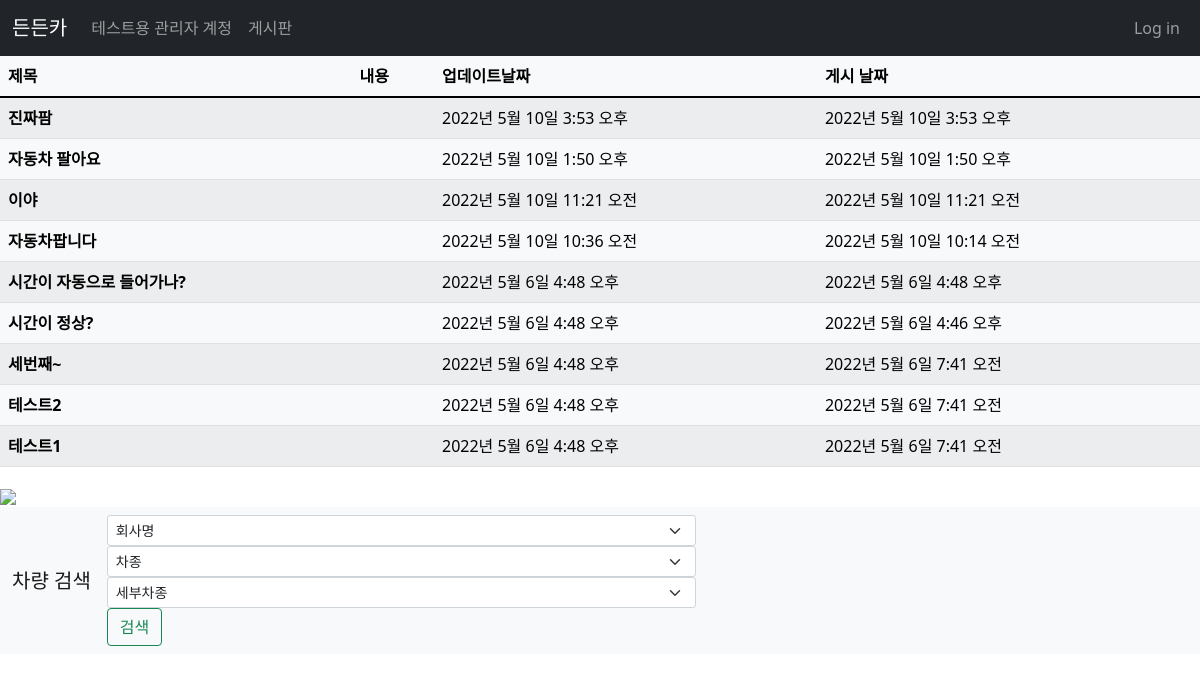
The app's page /, older data.
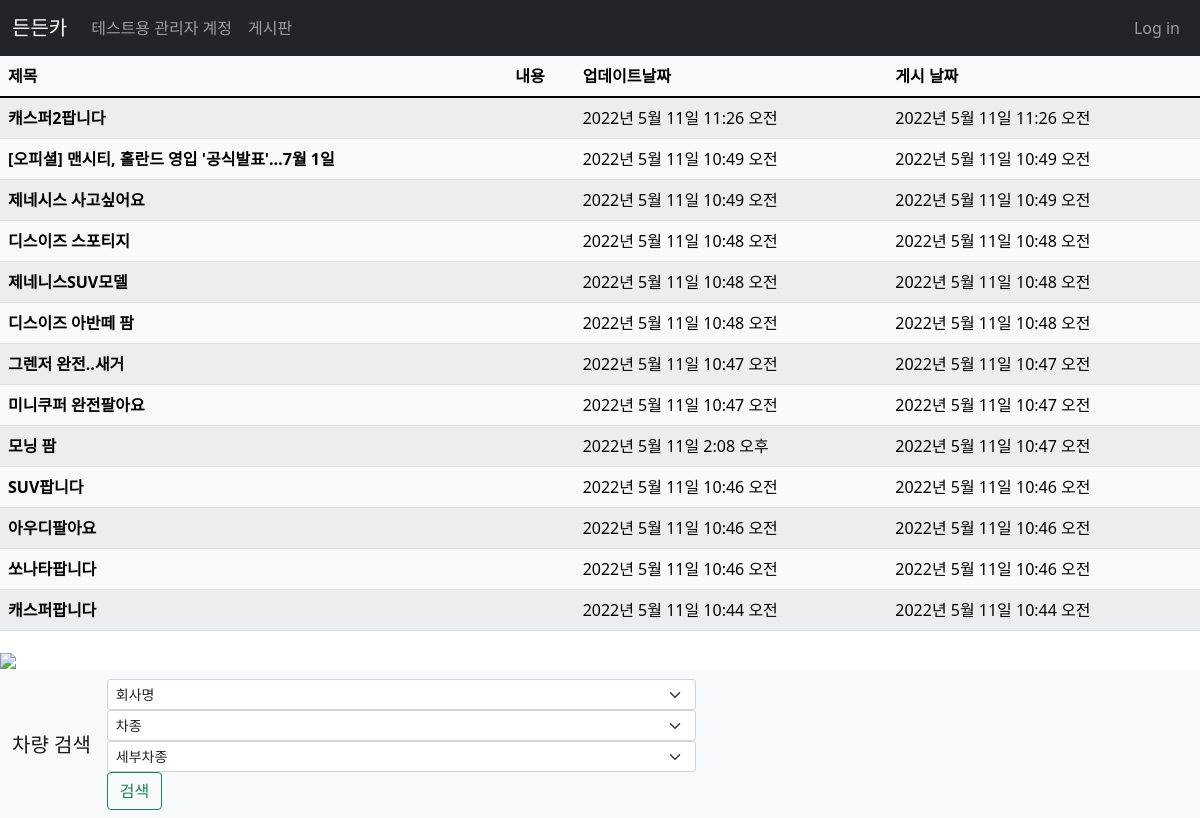
The same page, newer data.
### blog/models.py (models this page shows, shortened)
class Post(models.Model):
    title = models.CharField(max_length=30)
    가격=models.CharField(max_length=100,blank=True)
    content = models.TextField()
    head_image=models.ImageField(upload_to='blog/images/%Y/%m/%d/',blank=True)
    created_at = models.DateTimeField(auto_now_add=True)
    updated_at = models.DateTimeField(auto_now=True)
    author = models.ForeignKey(User,null=True, on_delete=models.SET_NULL)
    category=models.ForeignKey(Category,null=True,blank=True, on_delete=models.SET_NULL)

### main/views.py (the view)
# urls.py: path('', views.main, name="main"),
def main(request):
    posts = Post.objects.all().order_by('-pk')
    maker = ['현대', '기아']
    h = ['그랜저', '소나타', '투싼']
    g = ['k5', 'k7', 'ev6']
    return render(request,"main/main.html",
                  {
                      'posts':posts,
                      'maker':maker,
                      'h': h,
                      'g':g
                  })

### main/templates/main/main.html (shortened to what this page needs)
<!DOCTYPE html>
{% load static %}
<html lang="ko">
<head>
    <link href="https://cdn.jsdelivr.net/npm/bootstrap@5.1.3/dist/css/bootstrap.min.css" rel="stylesheet">
  </head>
<body>
    {% load socialaccount %}
    <nav class="navbar navbar-expand-lg navbar-dark bg-dark">
        <div class="container-fluid">
          <a class="navbar-brand" href="http://127.0.0.1:8000">든든카</a>
          <div class="collapse navbar-collapse" id="navbarNavDropdown">
            <ul class="navbar-nav">
              <li class="nav-item">
                <a class="nav-link" href="http://127.0.0.1:8000/admin">테스트용 관리자 계정</a>
              </li>
              <li class="nav-item">
                <a class="nav-link" href="http://127.0.0.1:8000/blog">게시판</a>
              </li>
            </ul>
            <ul class = "navbar-nav ms-auto">
              {% if user.is_authenticated %}
              <li class="nav-item dropdown">
                <a class="nav-link dropdown-toggle" href="#" id="navbarDropdownMenuLink" role="button" data-bs-toggle="dropdown" aria-expanded="false">
                    {{user.username}}
                </a>
                <ul class="dropdown-menu" aria-labelledby="navbarDropdownMenuLink">
                  <li><a class="dropdown-item" href="/accounts/logout/">log out</a></li>
                  <li><a class="dropdown-item" href="#">마이페이지</a></li>
                </ul>
              </li>
              {% else %}
              <li class="nav-item">
                <a class="nav-link" href="#" data-bs-toggle="modal" data-bs-target="#loginmodal">Log in</a>
              </li>
              {% endif %}
            </ul>
          </div>
        </div>
    </nav>
    <table class="table table-light  table-striped">
        <thead class="thead-dark">
          <tr>
            <th scope="col">제목</th>
            <th scope="col">내용</th>
            <th scope="col">업데이트날짜</th>
            <th scope="col">게시 날짜</th>
          </tr>
        </thead>
        <tbody>
          {% for p in posts %}
          <tr>
            <th>{{p.title}}</th>
            <td>{{p.content}}</td>
            <td>{{p.updated_at}}</td>
            <td>{{p.created_at}}</td>
          </tr>
          {% endfor %}
        </tbody>
        </table>
    <div>
        <div>
            <img src="https://www.autospy.net/data/editor/2201/thumb-e019833800392a6e6b4636ab29eb19df_1641346698_5751_700x467.jpg" class="img-fluid w-100">
        </div>
    </div>
    <nav class="navbar navbar-expand-lg navbar-light bg-light">
      <div class="container-fluid">
        <a class="navbar-brand" href="#">차량 검색</a>
        <form class="flex-fill">
        <select id="maker" class="form-select form-select-sm" aria-label=".form-select-lg example">
          <option selected>회사명</option>
        </select>
        <select class="form-select form-select-sm" aria-label=".form-select-lg example">
          <option selected id="car_list">차종</option>
        </select>
        <select class="form-select form-select-sm" aria-label=".form-select-lg example">
          <option selected>세부차종</option>
        </select>
        <button class="btn btn-outline-success" type="submit">검색</button>
      </form>
      </div>
    </nav>
  </body>
</html>

### main/templates/main/main.html (style rules this page uses)
select { weight : 200px }

Row changes from the older to the newer data that the page shows:
removed Post: title "진짜팜", updated_at "2022년 5월 10일 3:53 오후", created_at "2022년 5월 10일 3:53 오후"
removed Post: title "자동차 팔아요", updated_at "2022년 5월 10일 1:50 오후", created_at "2022년 5월 10일 1:50 오후"
removed Post: title "이야", updated_at "2022년 5월 10일 11:21 오전", created_at "2022년 5월 10일 11:21 오전"
removed Post: title "자동차팝니다", updated_at "2022년 5월 10일 10:36 오전", created_at "2022년 5월 10일 10:14 오전"
removed Post: title "시간이 자동으로 들어가나?", updated_at "2022년 5월 6일 4:48 오후", created_at "2022년 5월 6일 4:48 오후"
removed Post: title "시간이 정상?", updated_at "2022년 5월 6일 4:48 오후", created_at "2022년 5월 6일 4:46 오후"
removed Post: title "세번째~", updated_at "2022년 5월 6일 4:48 오후", created_at "2022년 5월 6일 7:41 오전"
removed Post: title "테스트2", updated_at "2022년 5월 6일 4:48 오후", created_at "2022년 5월 6일 7:41 오전"
removed Post: title "테스트1", updated_at "2022년 5월 6일 4:48 오후", created_at "2022년 5월 6일 7:41 오전"
added Post: title "캐스퍼2팝니다", updated_at "2022년 5월 11일 11:26 오전", created_at "2022년 5월 11일 11:26 오전"
added Post: title "[오피셜] 맨시티, 홀란드 영입 '공식발표'…7월 1일", updated_at "2022년 5월 11일 10:49 오전", created_at "2022년 5월 11일 10:49 오전"
added Post: title "제네시스 사고싶어요", updated_at "2022년 5월 11일 10:49 오전", created_at "2022년 5월 11일 10:49 오전"
added Post: title "디스이즈 스포티지", updated_at "2022년 5월 11일 10:48 오전", created_at "2022년 5월 11일 10:48 오전"
added Post: title "제네니스SUV모델", updated_at "2022년 5월 11일 10:48 오전", created_at "2022년 5월 11일 10:48 오전"
added Post: title "디스이즈 아반떼 팜", updated_at "2022년 5월 11일 10:48 오전", created_at "2022년 5월 11일 10:48 오전"
added Post: title "그렌저 완전..새거", updated_at "2022년 5월 11일 10:47 오전", created_at "2022년 5월 11일 10:47 오전"
added Post: title "미니쿠퍼 완전팔아요", updated_at "2022년 5월 11일 10:47 오전", created_at "2022년 5월 11일 10:47 오전"
added Post: title "모닝 팜", updated_at "2022년 5월 11일 2:08 오후", created_at "2022년 5월 11일 10:47 오전"
added Post: title "SUV팝니다", updated_at "2022년 5월 11일 10:46 오전", created_at "2022년 5월 11일 10:46 오전"
added Post: title "아우디팔아요", updated_at "2022년 5월 11일 10:46 오전", created_at "2022년 5월 11일 10:46 오전"
added Post: title "쏘나타팝니다", updated_at "2022년 5월 11일 10:46 오전", created_at "2022년 5월 11일 10:46 오전"
added Post: title "캐스퍼팝니다", updated_at "2022년 5월 11일 10:44 오전", created_at "2022년 5월 11일 10:44 오전"
